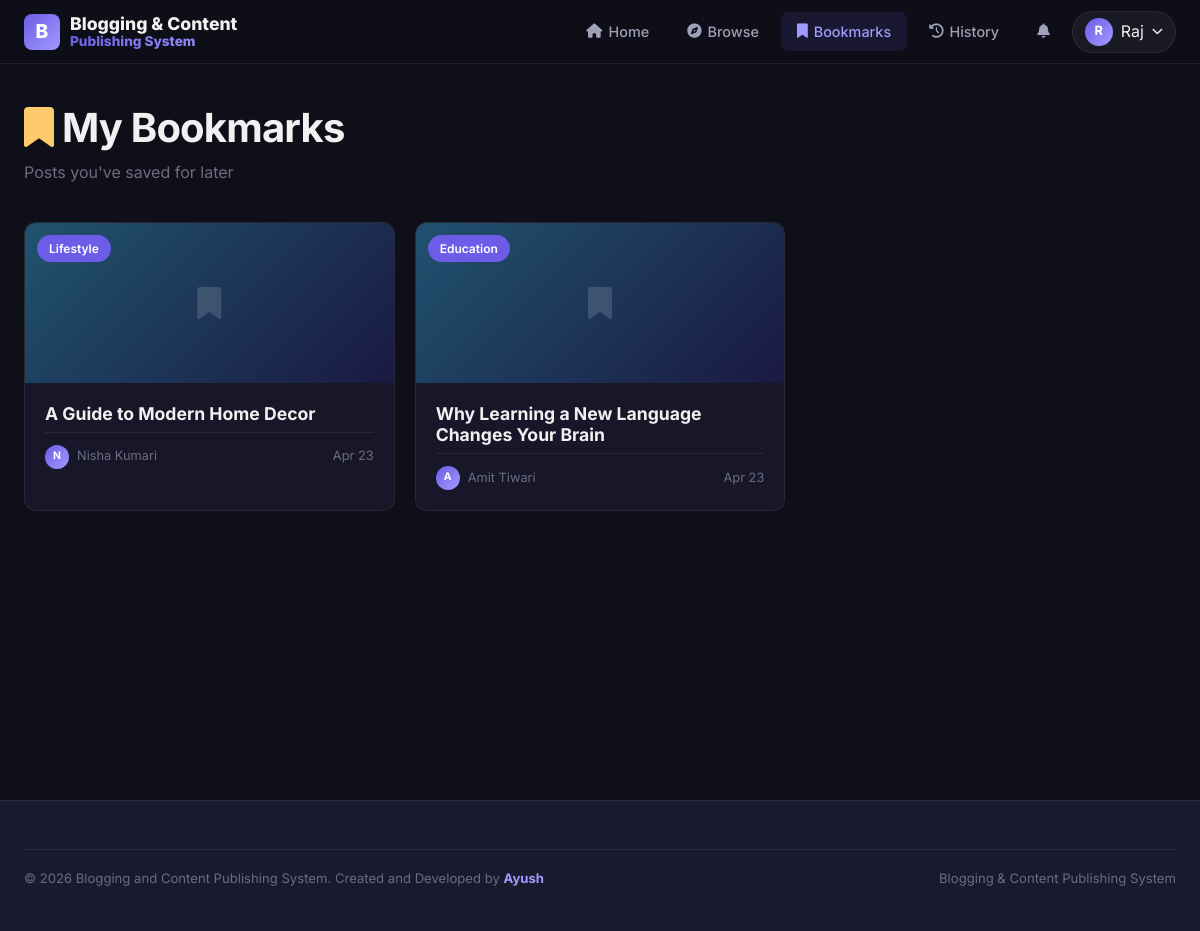
The page /reader/bookmarks/ (signed in) on the database its author committed.
### reader/models.py (models this page shows)
class tbl_bookmarks(models.Model):
    user_id = models.ForeignKey(tbl_user, on_delete=models.CASCADE, related_name='bookmarks')
    post_id = models.ForeignKey(tbl_posts, on_delete=models.CASCADE, related_name='bookmarks')
    created_at = models.DateTimeField(auto_now_add=True)
    class Meta:
        unique_together = ('user_id', 'post_id')

### author/models.py (models this page shows, shortened)
class tbl_posts(models.Model):
    author_id = models.ForeignKey(tbl_authors, on_delete=models.CASCADE, related_name='posts')
    category_id = models.ForeignKey(tbl_categories, on_delete=models.CASCADE, related_name='posts')
    title = models.CharField(max_length=200)
    content = models.TextField()
    excerpt = models.TextField(blank=True, default='', max_length=500)
    featured_image = models.ImageField(upload_to='posts/featured/', blank=True, null=True)
    status = models.BooleanField(default=False)  # False=Pending/Draft, True=Published
    is_submitted = models.BooleanField(default=False)  # True=Pending Review, False=Draft
    is_featured = models.BooleanField(default=False)
    created_at = models.DateTimeField(auto_now_add=True)
    updated_at = models.DateTimeField(auto_now=True)
    class Meta:
        ordering = ['-created_at']
        verbose_name_plural = "Posts"

class tbl_categories(models.Model):
    name = models.CharField(max_length=50, unique=True)
    description = models.TextField(blank=True, default='')
    created_at = models.DateTimeField(auto_now_add=True)
    class Meta:
        verbose_name_plural = "Categories"

class tbl_authors(models.Model):
    user_id = models.OneToOneField(tbl_user, on_delete=models.CASCADE, related_name='author_profile')
    bio = models.TextField(blank=True, default='')
    profile_image = models.ImageField(upload_to='authors/profiles/', blank=True, null=True)
    website = models.URLField(blank=True, default='')
    created_at = models.DateTimeField(auto_now_add=True)

### accounts/models.py (models this page shows, shortened)
class tbl_user(models.Model):
    name = models.CharField(max_length=80)
    username = models.CharField(max_length=30, unique=True)
    email = models.EmailField(unique=True, max_length=60)
    password = models.CharField(max_length=128)
    role = models.CharField(max_length=20, default='reader',
                            choices=[('admin', 'Admin'), ('author', 'Author'), ('reader', 'Reader')])
    status = models.BooleanField(default=True)
    created_at = models.DateTimeField(auto_now_add=True)
    updated_at = models.DateTimeField(auto_now=True)

### reader/views.py (the view)
# urls.py: path('bookmarks/', views.bookmarks, name='reader_bookmarks'),
def bookmarks(request):
    ctx = get_session_context(request)
    ctx.update({"zone": "reader", "page": "bookmarks"})
    uid = request.session.get('user_id')
    if uid:
        ctx["bookmarks"] = tbl_bookmarks.objects.filter(user_id__id=uid).order_by("-id")
    return render(request, "reader/bookmarks.html", ctx)

### reader/views.py (called while the page is built)
def get_session_context(request):
    uid = request.session.get('user_id')
    notif_count = 0
    if uid:
        notif_count = tbl_notifications.objects.filter(user_id__id=uid, is_read=False).count()
    return {
        'user_id': uid,
        'user_name': request.session.get('user_name', 'Guest'),
        'user_role': request.session.get('user_role', 'reader'),
        'user_username': request.session.get('user_username', ''),
        'notif_count': notif_count,
    }

### templates/reader/bookmarks.html (shortened to what this page needs)
{% extends "reader/base.html" %}
{% block content %}
<div class="page-header">
    <h1><i class="fas fa-bookmark" style="color:var(--accent-orange);"></i> My Bookmarks</h1>
    <p style="color:var(--text-muted);">Posts you've saved for later</p>
</div>
<div class="page-content">
    {% if bookmarks %}
    <div class="grid-3">
        {% for bm in bookmarks %}
        <div class="post-card">
            <div class="post-card-image" style="height:160px;">
                {% if bm.post_id.featured_image %}
                <img src="{{ bm.post_id.featured_image.url }}" alt="{{ bm.post_id.title }}">
                {% else %}
                <div
                    style="width:100%;height:100%;background:linear-gradient(135deg, hsl({{ forloop.counter|add:200 }}, 55%, 28%), hsl({{ forloop.counter|add:240 }}, 45%, 18%));display:flex;align-items:center;justify-content:center;">
                    <i class="fas fa-bookmark" style="font-size:2rem;color:rgba(255,255,255,0.15);"></i>
                </div>
                {% endif %}
                <span class="category-badge">{{ bm.post_id.category_id.name }}</span>
            </div>
            <div class="post-card-body">
                <h3><a href="/reader/blog/{{ bm.post_id.id }}/">{{ bm.post_id.title }}</a></h3>
                <div class="post-card-meta">
                    <div class="post-card-author">
                        <div class="avatar-sm">{{ bm.post_id.author_id.user_id.name|first }}</div>
                        <span>{{ bm.post_id.author_id.user_id.name }}</span>
                    </div>
                    <span>{{ bm.created_at|date:"M d" }}</span>
                </div>
            </div>
        </div>
        {% endfor %}
    </div>
    {% endif %}
</div>
{% endblock %}

### static/css/style.css (style rules this page uses)
:root { --primary: #6C5CE7; --primary-light: #A29BFE; --primary-dark: #4A3DB8; --primary-glow: rgba(108, 92, 231, 0.3); --accent-pink: #FD79A8; --accent-cyan: #00CEC9; --accent-orange: #FDCB6E; --accent-green: #00B894; --accent-red: #FF6B6B; --bg-primary: #0F0F1A; --bg-secondary: #1A1A2E; --bg-tertiary: #16213E; --bg-card: rgba(26, 26, 46, 0.8); --bg-glass: rgba(255, 255, 255, 0.05); --bg-glass-hover: rgba(255, 255, 255, 0.08); --text-primary: #F1F1F1; --text-secondary: #A0A0B8; --text-muted: #6C6C80; --text-inverse: #0F0F1A; --border-color: rgba(255, 255, 255, 0.08); --border-hover: rgba(255, 255, 255, 0.15); --border-active: rgba(108, 92, 231, 0.5); --shadow-sm: 0 2px 8px rgba(0, 0, 0, 0.2); --shadow-md: 0 4px 16px rgba(0, 0, 0, 0.3); --shadow-lg: 0 8px 32px rgba(0, 0, 0, 0.4); --shadow-glow: 0 0 20px rgba(108, 92, 231, 0.2); --radius-sm: 8px; --radius-md: 12px; --radius-lg: 16px; --radius-xl: 24px; --radius-full: 9999px; --transition-fast: 0.15s ease; --transition-normal: 0.3s ease; --transition-slow: 0.5s ease; --gradient-primary: linear-gradient(135deg, #6C5CE7, #A29BFE); --gradient-hero: linear-gradient(135deg, #0F0F1A 0%, #1A1A2E 50%, #16213E 100%); --gradient-card: linear-gradient(145deg, rgba(26, 26, 46, 0.9), rgba(22, 33, 62, 0.6)); }
*, *::before, *::after { margin: 0; padding: 0; box-sizing: border-box; }
html { scroll-behavior: smooth; font-size: 16px; }
body { font-family: 'Inter', -apple-system, sans-serif; background: var(--bg-primary); color: var(--text-primary); line-height: 1.6; min-height: 100vh; overflow-x: hidden; -webkit-font-smoothing: antialiased; }
a { color: var(--primary-light); text-decoration: none; transition: color var(--transition-fast); }
h1, h2, h3, h4, h5, h6 { font-weight: 700; line-height: 1.2; color: var(--text-primary); }
h1 { font-size: 2.5rem; letter-spacing: -0.02em; }
h3 { font-size: 1.5rem; }
p { color: var(--text-secondary); margin-bottom: 12px; }
.post-card { background: var(--bg-card); border: 1px solid var(--border-color); border-radius: var(--radius-md); overflow: hidden; transition: all var(--transition-normal); display: flex; flex-direction: column; }
.post-card-image { width: 100%; height: 200px; background: var(--gradient-card); overflow: hidden; position: relative; }
.post-card-image .category-badge { position: absolute; top: 12px; left: 12px; background: var(--primary); color: white; padding: 4px 12px; border-radius: var(--radius-full); font-size: 0.75rem; font-weight: 600; }
.post-card-body { padding: 20px; flex: 1; display: flex; flex-direction: column; }
.post-card-body h3 { font-size: 1.1rem; margin-bottom: 8px; display: -webkit-box; -webkit-line-clamp: 2; -webkit-box-orient: vertical; overflow: hidden; }
.post-card-body h3 a { color: var(--text-primary); text-decoration: none; }
.post-card-meta { display: flex; align-items: center; justify-content: space-between; padding-top: 12px; border-top: 1px solid var(--border-color); font-size: 0.8rem; color: var(--text-muted); }
.post-card-author { display: flex; align-items: center; gap: 8px; }
.post-card-author .avatar-sm { width: 24px; height: 24px; border-radius: 50%; background: var(--gradient-primary); display: flex; align-items: center; justify-content: center; font-size: 0.65rem; font-weight: 700; color: white; }
.grid-3 { display: grid; grid-template-columns: repeat(3, 1fr); gap: 20px; }
.page-header { padding: 40px 0 24px; }
.page-header h1 { margin-bottom: 8px; }
.page-content { padding-bottom: 60px; }

### rows shown on the page
tbl_bookmarks: post_id.category_id.name "Lifestyle", post_id "A Guide to Modern Home Decor", post_id.author_id.user_id.name|first "N", post_id.author_id.user_id.name "Nisha Kumari", created_at "Apr 23"
tbl_bookmarks: post_id.category_id.name "Education", post_id "Why Learning a New Language Changes Your Brain", post_id.author_id.user_id.name|first "A", post_id.author_id.user_id.name "Amit Tiwari", created_at "Apr 23"

### other values the page prints
{{ user_name|first }} "R"
{{ user_name }} "Raj"
